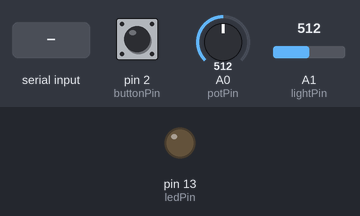
A sketch run on a simulated Arduino Uno, built with avr-gcc and run on an emulated ATmega328P. Shown: output pins drawn as LEDs (lit = HIGH). The test bench sets the inputs (shaded band); at power-on: A0 (potPin) = 512, A1 (lightPin) = 512, pin 2 (buttonPin) LOW. What the sketch prints to the serial monitor is not drawn.

Above: at 1.2 s.
1.3 s: byte 1 (1) received over Serial
At 1.9 s:
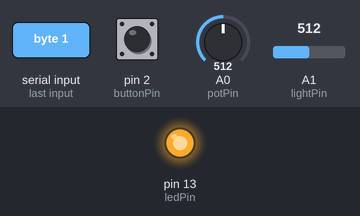
3.0 s: A0 (potPin) set to 716
4.5 s: A1 (lightPin) set to 716
Timing chart, 0 to 7.5 s (numbered marks = the images above; inputs shaded):
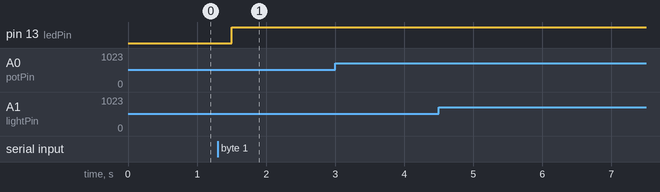

Measured:
- after the input at 1.3 s, pin 13 (ledPin): LOW → HIGH after 0.20 s
- after the input at 3.0 s, every drawn part: stays the same
- after the input at 4.5 s, every drawn part: stays the same

The sketch:

serialport.ino
```cpp
//EX. with button and Pot input

const int ledPin = 13;

int lightPin=1;
int sensorLight=0;
int prevLightVal=0;

int potPin = 0;
int sensorVal = 0;
int prevVal = 0;
String inputString = "";

//button variables
int buttonPin=2;
int buttonState=0; //var for reading the button statis, this changes
int prevButton=0;


void setup()
{
  pinMode(ledPin, OUTPUT);
  Serial.begin(9600);
}

void loop()
{


 if(Serial.available()>0){
   int incomingByte=Serial.read();

   if(incomingByte==1){
     digitalWrite(ledPin,1);
   }else if(incomingByte==0){
      digitalWrite(ledPin,0);
   }

 }

 sensorVal=analogRead(potPin);
 sensorLight=analogRead(lightPin);
 if(prevLightVal!=sensorLight){
  Serial.print('L');
   Serial.print(sensorLight);
    Serial.print('T');
    prevLightVal=sensorLight;

}


if(prevVal!=sensorVal){
  Serial.print('B');
   Serial.print(sensorVal);
    Serial.print('E');
    prevVal=sensorVal;

}

buttonState=digitalRead(buttonPin);
Serial.print('J');
Serial.print(buttonState);
Serial.print('K');


  delay(500);

}
```
